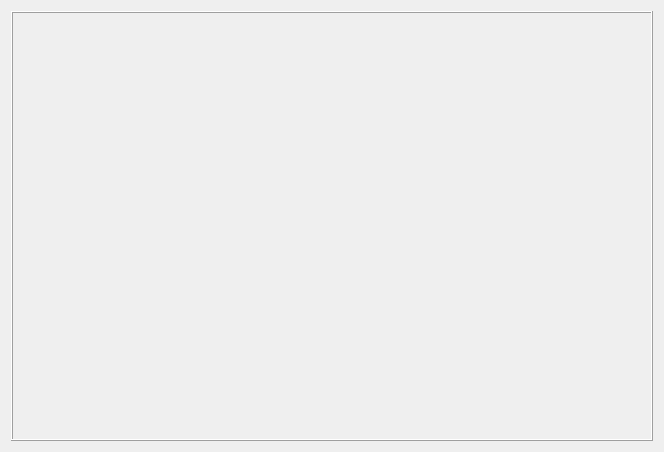
<?xml version="1.0" encoding="UTF-8"?>
<ui version="4.0">
 <class>Form</class>
 <widget class="QWidget" name="Form">
  <property name="geometry">
   <rect>
    <x>0</x>
    <y>0</y>
    <width>664</width>
    <height>452</height>
   </rect>
  </property>
  <property name="windowTitle">
   <string>Form</string>
  </property>
  <layout class="QGridLayout" name="gridLayout">
   <property name="leftMargin">
    <number>0</number>
   </property>
   <property name="topMargin">
    <number>0</number>
   </property>
   <property name="rightMargin">
    <number>0</number>
   </property>
   <property name="bottomMargin">
    <number>0</number>
   </property>
   <property name="spacing">
    <number>0</number>
   </property>
   <item row="1" column="1">
    <widget class="QWidget" name="left_border" native="true">
     <property name="minimumSize">
      <size>
       <width>11</width>
       <height>0</height>
      </size>
     </property>
     <property name="maximumSize">
      <size>
       <width>11</width>
       <height>16777215</height>
      </size>
     </property>
    </widget>
   </item>
   <item row="0" column="1">
    <widget class="QWidget" name="left_top_border" native="true">
     <property name="minimumSize">
      <size>
       <width>11</width>
       <height>11</height>
      </size>
     </property>
     <property name="maximumSize">
      <size>
       <width>11</width>
       <height>11</height>
      </size>
     </property>
    </widget>
   </item>
   <item row="0" column="3">
    <widget class="QWidget" name="right_top_border" native="true">
     <property name="minimumSize">
      <size>
       <width>11</width>
       <height>11</height>
      </size>
     </property>
     <property name="maximumSize">
      <size>
       <width>11</width>
       <height>11</height>
      </size>
     </property>
    </widget>
   </item>
   <item row="0" column="2">
    <widget class="QWidget" name="top_border" native="true">
     <property name="minimumSize">
      <size>
       <width>0</width>
       <height>11</height>
      </size>
     </property>
     <property name="maximumSize">
      <size>
       <width>16777215</width>
       <height>11</height>
      </size>
     </property>
    </widget>
   </item>
   <item row="1" column="2">
    <widget class="QFrame" name="master_scope">
     <property name="frameShape">
      <enum>QFrame::Box</enum>
     </property>
     <property name="frameShadow">
      <enum>QFrame::Raised</enum>
     </property>
    </widget>
   </item>
   <item row="2" column="2">
    <widget class="QWidget" name="bottom_border" native="true">
     <property name="minimumSize">
      <size>
       <width>0</width>
       <height>11</height>
      </size>
     </property>
     <property name="maximumSize">
      <size>
       <width>16777215</width>
       <height>11</height>
      </size>
     </property>
    </widget>
   </item>
   <item row="2" column="1">
    <widget class="QWidget" name="left_bottom_border" native="true">
     <property name="minimumSize">
      <size>
       <width>11</width>
       <height>11</height>
      </size>
     </property>
     <property name="maximumSize">
      <size>
       <width>11</width>
       <height>11</height>
      </size>
     </property>
    </widget>
   </item>
   <item row="1" column="3">
    <widget class="QWidget" name="right_border" native="true">
     <property name="minimumSize">
      <size>
       <width>11</width>
       <height>0</height>
      </size>
     </property>
     <property name="maximumSize">
      <size>
       <width>11</width>
       <height>16777215</height>
      </size>
     </property>
    </widget>
   </item>
   <item row="2" column="3">
    <widget class="QWidget" name="right_bottom_border" native="true">
     <property name="minimumSize">
      <size>
       <width>11</width>
       <height>11</height>
      </size>
     </property>
     <property name="maximumSize">
      <size>
       <width>11</width>
       <height>11</height>
      </size>
     </property>
    </widget>
   </item>
  </layout>
 </widget>
 <resources/>
 <connections/>
</ui>
